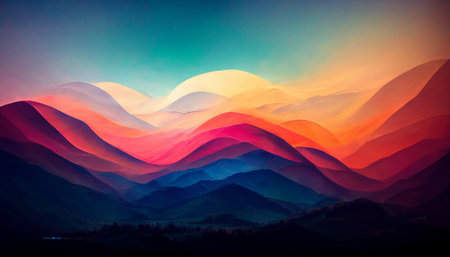
#> input picture 01Array/ex02/landscape.jpg, 450 x 257 px, found by its file name
$ python pimp_image.py
#> lines starting #> are read from the running program, lines starting #| are printed output that depends on the picture
### 01Array/ex05/load_image.py
from PIL import Image
import numpy as np


def ft_load(path: str) -> np.ndarray:
    """
    Charge une image depuis un chemin de fichier, affiche ses informations,
    et retourne son contenu sous forme de tableau NumPy en valeurs RGB.

    La fonction :
        - ouvre l’image spécifiée ;
        - vérifie que le format est bien JPEG ou JPG ;
        - convertit l’image en tableau NumPy ;
        - affiche la forme du tableau (hauteur, largeur, canaux) ;
        - affiche le contenu des pixels ;
        - gère les erreurs courantes
        (fichier introuvable, format invalide, etc.).

    Args:
        path (str): Le chemin vers le fichier image à charger.

    Returns:
        numpy.ndarray: L’image convertie en tableau NumPy au format RGB.

    Raises:
        FileNotFoundError: Si le fichier n’existe pas.
        ValueError: Si le format de l’image n’est pas JPEG ou JPG.
        Exception: Pour toute autre erreur imprévue lors du chargement.
    """
#> called with path = 'landscape.jpg'
    try:
        img = Image.open(path)
#> img is the input picture: PIL image 450x257 RGB; mean R, G, B 98.7, 79.1, 89.1
        if img.format not in ["JPEG", "JPG"]:
            raise ValueError("Only JPEG and JPG formats are supported.")
        array = np.array(img)
        print(f"The shape of image is: {array.shape}")
#| The shape of image is: (257, 450, 3)
        print(array)
#> (printed output is left out)
        return array

    except FileNotFoundError:
        print("Error: File not found.")
    except ValueError as ve:
        print(f"Error: {ve}")
    except Exception as e:
        print(f"An unexpected error occurred: {e}")

### 01Array/ex05/pimp_image.py
from load_image import ft_load
from PIL import Image
import numpy as np
import matplotlib.pyplot as plt

img = ft_load("landscape.jpg")
if not isinstance(img, np.ndarray):
    raise TypeError("The loaded object is not a NumPy array.")
hauteur, largeur,  _ = img.shape
#> hauteur = 257; largeur = 450
center_x = largeur // 2
#> center_x = 225
center_y = hauteur // 2
#> center_y = 128
left = center_x - 200
#> left = 25
upper = center_y - 200
#> upper = -72
right = center_x + 200
#> right = 425
lower = center_y + 200
#> lower = 328

# Découpage de l'image
img_pil = Image.open("landscape.jpg")
cropped_img = img_pil.crop((left, upper, right, lower))
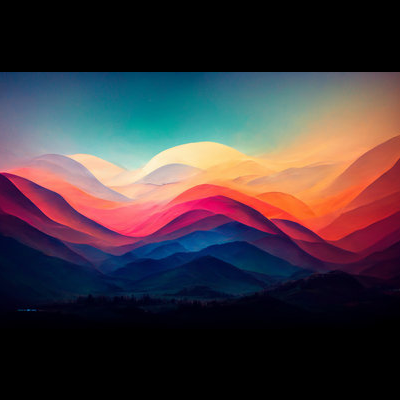
#> cropped_img: PIL image 400x400 RGB; mean R, G, B 65.8, 54.5, 60.1

# Conversion et extraction du canal rouge
array = np.array(cropped_img)
red_channel = array[:, :, 0]
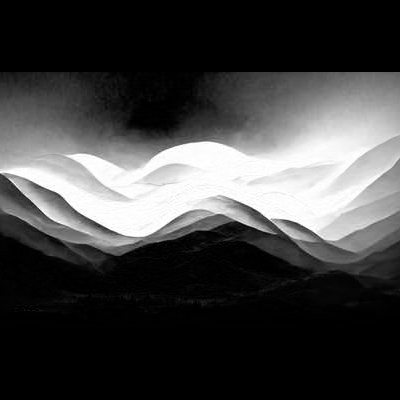
#> red_channel: shape (400, 400); min 0, max 255, mean 65.8


# [79 lines left out: functions ft_invert, ft_red, ft_green, ft_blue, ft_grey, not called in this run]
